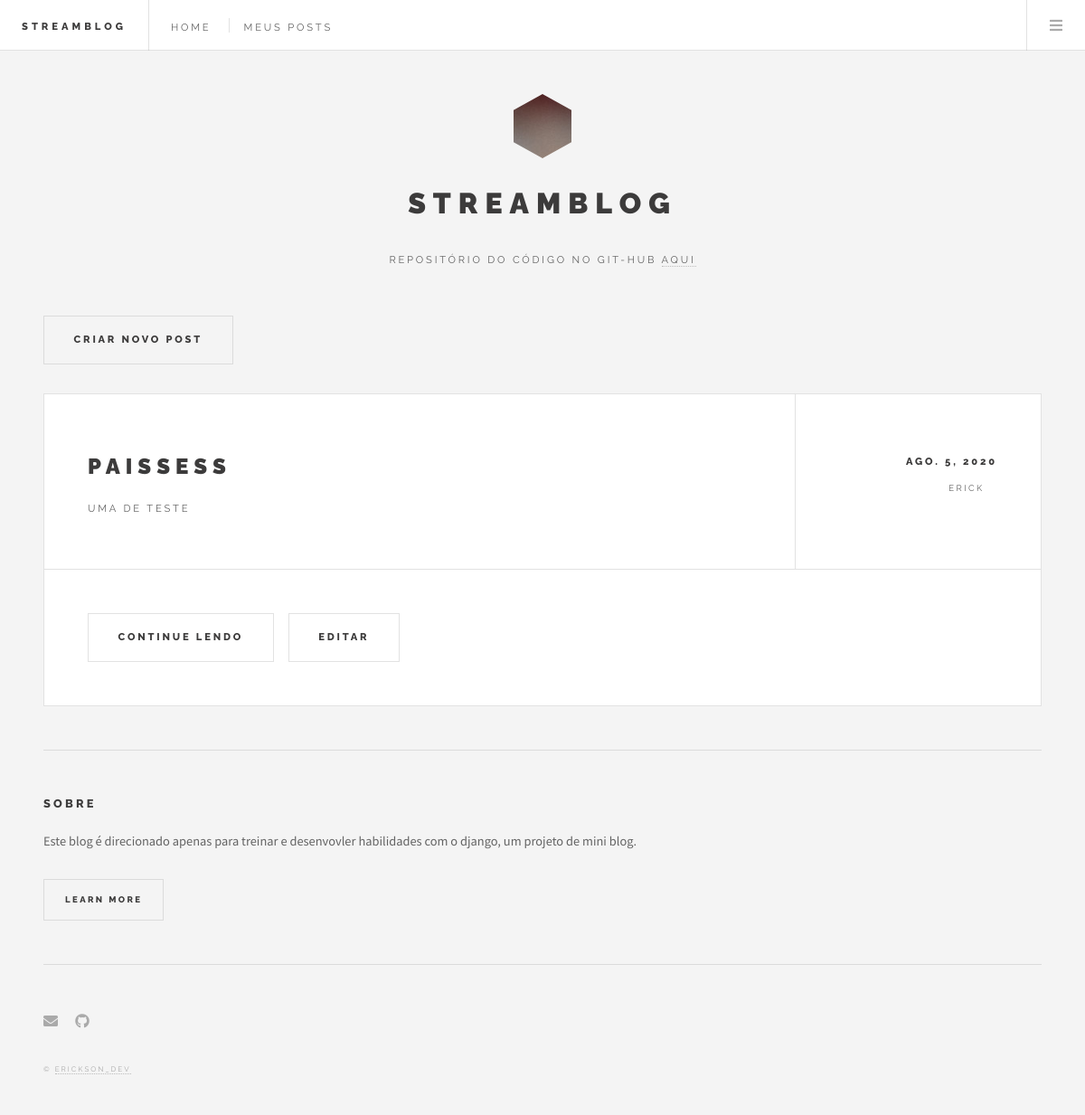
The page /mypost/ (signed in) on the database its author committed.
### website/models.py (models this page shows, shortened)
class Post(models.Model):
    title = models.CharField(max_length=60)
    sub_title = models.CharField(max_length=255)
    content = models.TextField()
    user = models.ForeignKey(User, on_delete=models.PROTECT)
    date_post = models.DateField(auto_now_add=True)

### website/views.py (the view)
# urls.py: path('mypost/', my_posts, name='mypost'),
@login_required(login_url='/login/')
def my_posts(request):
    posts = Post.objects.filter(user=request.user.id)
    return render(request, 'blog/mypost.html', {'posts': posts})

### templates/blog/mypost.html (shortened to what this page needs)
{% extends 'layout.html' %}
{% block content %}
<div id="main">
	<ul class="actions">
		<li><a href="{% url 'create_post' %}" class="button large">Criar novo post</a></li>
	</ul>
	{% for post in posts %}
		<article class="post">
			<header>
				<div class="title">
					<h2><a href="{% url 'single' post.id %}">{{ post.title }}</a></h2>
					<p>{{ post.sub_title }}</p>
				</div>
				<div class="meta">
					<time class="published" datetime="2015-11-01">{{ post.date_post }}</time>
					<a href="#" class="author">{{ post.user }}</a>
				</div>
			</header>
			<footer>
				<ul class="actions">
					<li><a href="{% url 'single' post.id %}" class="button large">Continue lendo</a></li>
					<li><a href="{% url 'edit_post' post.id %}" class="button large">Editar</a></li>
				</ul>
			</footer>
		</article>
	{% endfor %}
</div>
{% endblock %}

### rows shown on the page
Post: title "PAISSESS", sub_title "UMA DE TESTE", date_post "AGO. 5, 2020", user "ERICK"
